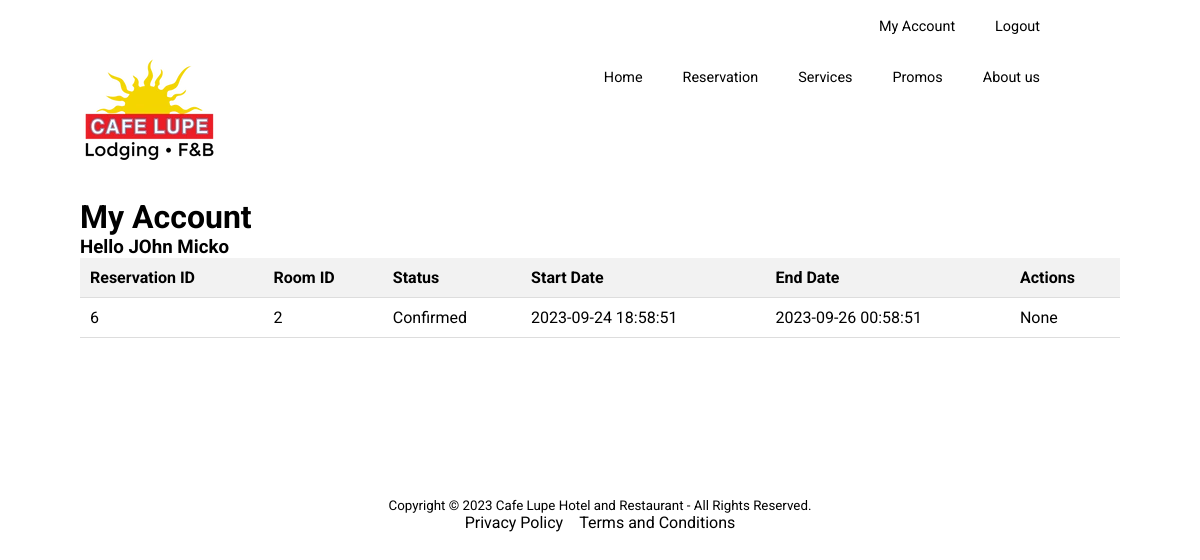
Page /my-account.php (signed in) on the committed database.
### tables this page shows
CREATE TABLE `users` (
  `id` int(11) NOT NULL,
  `firstname` varchar(255) NOT NULL,
  `lastname` varchar(255) NOT NULL,
  `contact_number` varchar(255) NOT NULL,
  `email` varchar(255) NOT NULL,
  `password` varchar(255) NOT NULL,
  `created_at` datetime NOT NULL DEFAULT current_timestamp(),
  `updated_at` datetime NOT NULL DEFAULT current_timestamp()
);

CREATE TABLE `reservations` (
  `id` int(11) NOT NULL,
  `customer_id` int(11) NOT NULL,
  `room_id` int(11) NOT NULL,
  `start_date` datetime NOT NULL,
  `end_date` datetime DEFAULT NULL,
  `num_of_guests` int(11) NOT NULL DEFAULT 2,
  `total_price` int(11) NOT NULL,
  `status` varchar(255) NOT NULL DEFAULT 'pending',
  `created_at` datetime DEFAULT current_timestamp(),
  `updated_at` datetime DEFAULT current_timestamp()
);

### php/models/Reservation.php (called while the page is built, shortened)
<?php
class Reservation
{
        private $table = 'reservations';
        private $conn;
        public function __construct($db)
        {
                $this->conn = $db;
        }
        public function getReservationsByCustomerId($customer_id)
        {
                $query = "SELECT * FROM {$this->table} WHERE customer_id = :customer_id";
                $stmt = $this->conn->prepare($query);
                $stmt->bindValue(':customer_id', $customer_id);
                $stmt->execute();
                $reservations = array();
                while ($row = $stmt->fetch(PDO::FETCH_ASSOC)) {
                        $reservations[] = $row;
                }
                return $reservations;
        }
}

### php/models/User.php (called while the page is built, shortened)
<?php
class User
{
    private $table = 'users';
    private $conn;
    public function __construct($db)
    {
        $this->conn = $db;
    }
    public function read($id)
    {
        $c = $id != null ? "WHERE id = '{$id}'" : "";
        $query = "SELECT * FROM {$this->table} {$c};";
        $stmt = $this->conn->prepare($query);
        $stmt->execute();
        return $stmt;
    }
}

### my-account.php (the view, shortened to what this page needs)
<?php
require_once "php/config/Database.php";
require_once "php/models/Reservation.php";
require_once "php/models/User.php";
$database = new Database();
$db = $database->connect();
$reservation = new Reservation($db);
$customer_id = $_SESSION['id'] ?? null;
$reservations = $reservation->getReservationsByCustomerId($customer_id);
$userObj = new User($db);
$user = $userObj->read($customer_id)->fetch(PDO::FETCH_ASSOC);
$fname = $user['firstname'];
$table = '';
if (count($reservations) > 0) {
    $table .= '<table>
        <tr>
            <th>Reservation ID</th>
            <th>Room ID</th>
            <th>Status</th>
            <th>Start Date</th>
            <th>End Date</th>
            <th>Actions</th>
        </tr>';
    foreach ($reservations as $reservation) {
        $cancelBtn = $reservation["status"] == "pending"  ? <<<TD
            <button class="cancel-btn" onclick="confirmCancel('{$reservation['id']}')">Cancel</button>
            <button class="pay-btn" onclick="payReservation({$reservation['id']})">Pay</button>
            TD : "None";
        $table .= '<tr>
            <td>' . $reservation['id'] . '</td>
            <td>' . $reservation['room_id'] . '</td>
            <td>' . $reservation['status'] . '</td>
            <td>' . $reservation['start_date'] . '</td>
            <td>' . $reservation['end_date'] . '</td>
            <td>' . $cancelBtn . '</td>
        </tr>';
    }
    $table .= '</table>';
} else {
    $table = '<p>No reservations found.</p>';
}
$content = <<<CONTENT
    <h1>My Account</h1>
    <div>
        <h3>
            Hello $fname
        </h3>
    </div>
    <div id="cancel-modal" class="modal">
        <div class="modal-content">
            <span class="close" onclick="closeModal()">&times;</span>
            <p>Are you sure you want to cancel this reservation?</p>
            <div class="modal-buttons">
                <button class="modal-btn" onclick="cancelReservation()">Yes</button>
                <button class="modal-btn" onclick="closeModal()">No</button>
            </div>
        </div>
    </div>
    $table
    <script>
        function confirmCancel(reservationId) {
            document.getElementById('cancel-modal').style.display = 'block';
            // Pass the reservation ID to the cancelReservation function
            document.getElementById('cancel-modal').dataset.reservationId = reservationId;
        }
        function closeModal() {
            document.getElementById('cancel-modal').style.display = 'none';
        }
        function cancelReservation() {
            const reservationId = document.getElementById('cancel-modal').dataset.reservationId;
            // Redirect to the cancel.php page with the reservation ID
            window.location.href = 'php/functions/reservation/cancel.php?id=' + reservationId;
        }
        function payReservation(reservationId) {
            window.location.href = "payments.php?id=" + reservationId;
        }
    </script>
CONTENT;
?>
<?php
include 'templates/default.php';
?>

### css/styles.css (style rules this page uses)
:root { --circle-color: #867070; --secondary-color: #D5B4B4; }
*, *:before, *:after { margin: 0; padding: 0; box-sizing: border-box; }
body { width: 100%; height: 100%; margin: 0px; padding: 0px; font-family: 'Roboto', sans-serif; }
table { width: 100%; border-collapse: collapse; }
th, td { padding: 10px; text-align: left; border-bottom: 1px solid #ddd; text-transform: capitalize; }
th { background-color: #f2f2f2; }

### rows in the picture
users: firstname "JOhn Micko"
reservations: id "6", room "2", status "Confirmed", start_date "2023-09-24 18:58:51", end_date "2023-09-26 00:58:51", shows "None"
